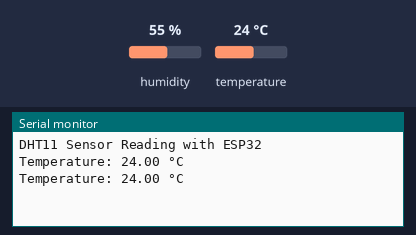
Recording of a sketch running on a simulated ESP32. Parts: the last lines printed to the serial monitor. The inputs (shaded band) are chosen by the test bench; at power-on: temperature 24 °C, humidity 55 %.

Above: at 4.8 s.
4.9 s: temperature set to 12 °C
At 7.3 s:
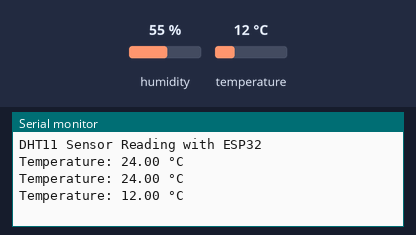
7.9 s: temperature set to 19 °C
At 8.5 s:
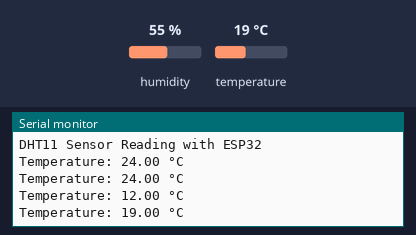
Timing chart, 0 to 10.9 s (numbered marks = the images above; inputs shaded):
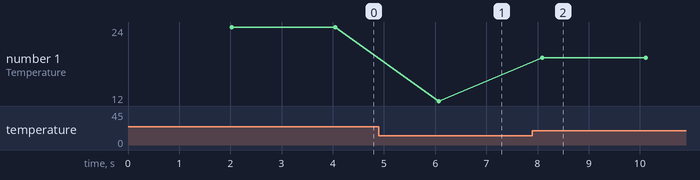

The sketch:

Temperature_sensor_code.ino
```cpp
#include "DHT.h"
#define DHTPIN 26
// Digital pin connected to the DHT sensor
#define DHTTYPE DHT11
// DHT 11
DHT dht(DHTPIN, DHTTYPE);
void setup() {
  Serial.begin(9600);
  Serial.println(F("DHT11 Sensor Reading with ESP32"));
  dht.begin();
  }
  void loop() {
    delay(2000);
    // Wait 2 seconds between readings
    // Reading temperature
    float tempC = dht.readTemperature();
    // Check if any reads failed and exit early (to try again)
    if (isnan(tempC)) {
      Serial.println(F("Failed to read from DHT sensor!"));
      return;
      }
      // Print the temperature to the Serial Monitor
      Serial.print(F("Temperature: "));
      Serial.print(tempC);
      Serial.println(F(" °C"));
  }
```

Measured:
- after the input at 4.9 s, the serial monitor: prints a new line after 1.2 s (image 1)
- after the input at 7.9 s, the serial monitor: prints a new line after 0.19 s (image 2)
- plotted number 1: 24 → 12 after the input at 4.9 s, 12 → 19 after the input at 7.9 s
